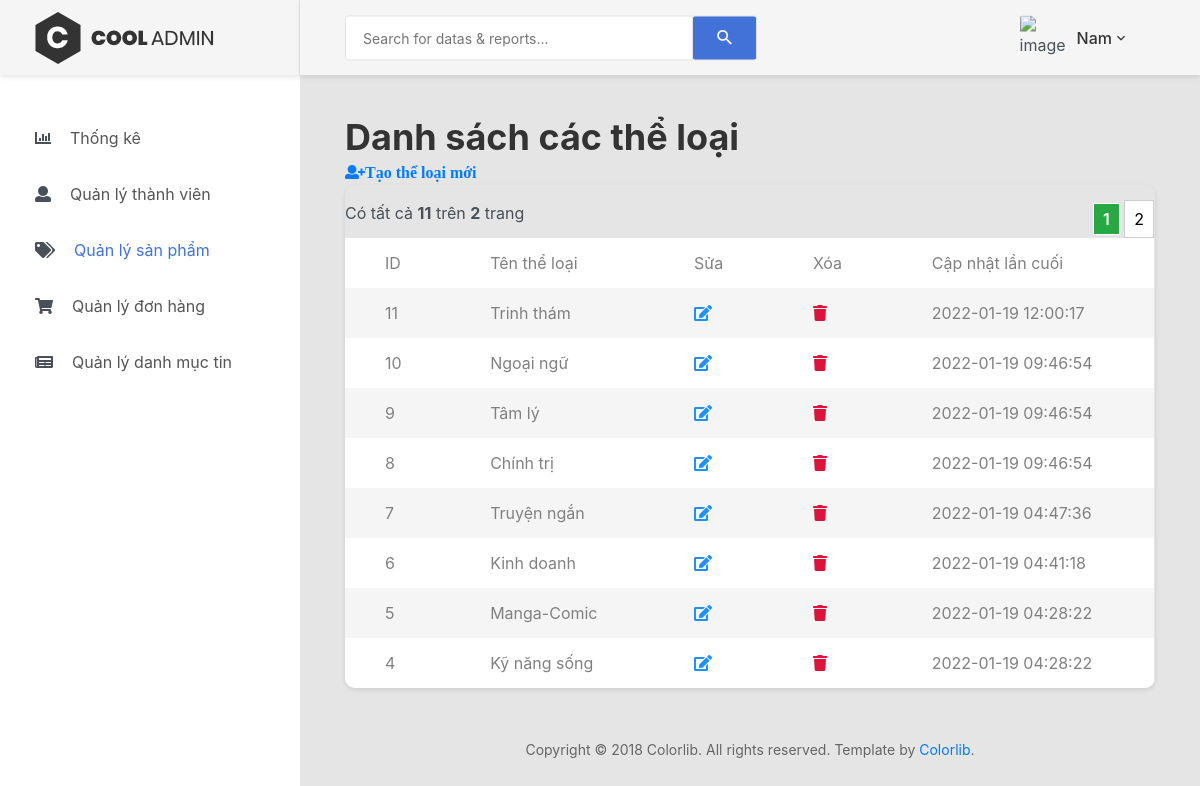
Page /admin/genres.php (signed in) on the committed database.
### tables this page shows
CREATE TABLE `genres` (
  `id` int(11) NOT NULL,
  `name` varchar(255) NOT NULL,
  `last_updated` datetime NOT NULL
);

### admin/genres.php (the view, shortened to what this page needs)
<?php
    include 'header.php';
     ?>
   <body>
        <?php if (empty($_SESSION['current_user'])) { ?>
            <a href="login.php">Đăng nhập để vào trang Admin</a>
            <?php
         } else {
        include 'menu_sidebar.php';
        ?>
        <div class="page-container">
    <?php include 'admin_navbar.php'; ?>
    <?php
        include '../connect_db.php';
        $item_per_page = (!empty($_GET['per_page'])) ? $_GET['per_page'] : 8;
        $current_page = (!empty($_GET['page'])) ? $_GET['page'] : 1;
        $offset = ($current_page - 1) * $item_per_page;
        $result = mysqli_query($con, "SELECT * FROM genres ORDER BY `id` DESC LIMIT " . $item_per_page . " OFFSET " . $offset);
        ?>
            <div class="main-content">
                <div class="section__content section__content--p30">
                    <div class="container-fluid">
                        <div class="row">
                             <div class="col-xl-12">
                                    <h1>Danh sách các thể loại</h1>
                                    <a class="fa fa-user-plus" href="./genres_create.php">Tạo thể loại mới</a>
                                <div class="table-responsive table--no-card m-b-30">
                            <?php
                            include './pagination.php';
                            ?>
                                    <table class="table table-borderless table-striped table-earning">
                                        <tr>
                                            <td>ID</td>
                                            <td>Tên thể loại</td>
                                            <td>Sửa</td>
                                            <td>Xóa</td>
                                            <td>Cập nhật lần cuối</td>
                                        </tr>
                                        <?php
                                        while ($row = mysqli_fetch_array($result)) {
                                            ?>
                                            <tr>
                                                <td><?= $row['id'] ?></td>
                                                <td><?= $row['name'] ?></td>
                                                <td><a class="fa fa-edit" href="./genres_edit.php?id=<?= $row['id'] ?>" style="color:dodgerblue"></a></td>
                                                <td><a class="fa fa-trash" href="./genres_delete.php?id=<?= $row['id'] ?>" style="color:crimson"></a></td>
                                                <td><?= $row['last_updated'] ?></td>
                                            </tr>
                                        <?php } ?>
                                    </table>
                                </div>
                                </div>
                            </div>
                        <div class="row">
                            <div class="col-md-12">
                                <div class="copyright">
                                    <p>Copyright © 2018 Colorlib. All rights reserved. Template by <a href="https://colorlib.com">Colorlib</a>.</p>
                                </div>
                            </div>
                        </div>
                    </div>
                </div>
            </div>
        </div>
    <?php } ?>
</body>
</html>

### admin/genres.php (style rules this page uses)
* { margin: 0; padding: 0; box-sizing: border-box; font-family: -apple-system,BlinkMacSystemFont,"Segoe UI",Roboto,"Helvetica Neue",Arial,sans-serif,"Apple Color Emoji","Segoe UI Emoji","Segoe UI Symbol","Noto Color Emoji"; color: #495057; }

### rows in the picture
genres: id "11", name "Trinh thám", last_updated "2022-01-19 12:00:17"
genres: id "10", name "Ngoại ngữ", last_updated "2022-01-19 09:46:54"
genres: id "9", name "Tâm lý", last_updated "2022-01-19 09:46:54"
genres: id "8", name "Chính trị", last_updated "2022-01-19 09:46:54"
genres: id "7", name "Truyện ngắn", last_updated "2022-01-19 04:47:36"
genres: id "6", name "Kinh doanh", last_updated "2022-01-19 04:41:18"
genres: id "5", name "Manga-Comic", last_updated "2022-01-19 04:28:22"
genres: id "4", name "Kỹ năng sống", last_updated "2022-01-19 04:28:22"

### other values in the picture
$currentUser['last_name'] "Nam"
$totalRecords "11"
$totalPages "2"
